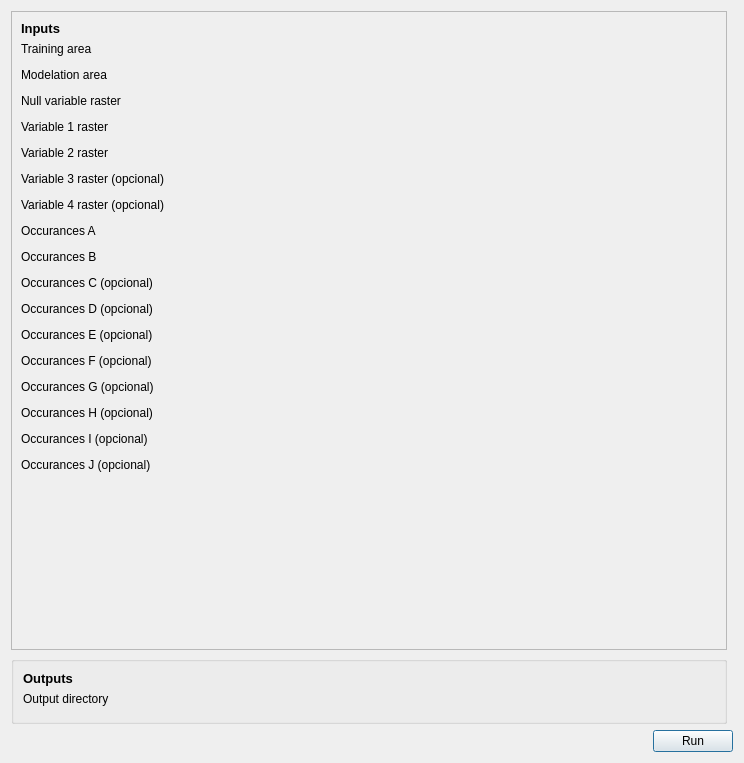
<?xml version="1.0" encoding="UTF-8"?>
<ui version="4.0">
 <class>SusceptibilityModelatorDialogBase</class>
 <widget class="QDialog" name="SusceptibilityModelatorDialogBase">
  <property name="geometry">
   <rect>
    <x>0</x>
    <y>0</y>
    <width>744</width>
    <height>763</height>
   </rect>
  </property>
  <property name="windowTitle">
   <string>Susceptibility Modelator</string>
  </property>
  <layout class="QGridLayout" name="gridLayout">
   <item row="0" column="0">
    <layout class="QVBoxLayout" name="verticalLayout_2">
     <item>
      <widget class="QScrollArea" name="scrollArea">
       <property name="minimumSize">
        <size>
         <width>0</width>
         <height>300</height>
        </size>
       </property>
       <property name="widgetResizable">
        <bool>true</bool>
       </property>
       <widget class="QWidget" name="scrollAreaWidgetContents">
        <property name="geometry">
         <rect>
          <x>0</x>
          <y>0</y>
          <width>690</width>
          <height>934</height>
         </rect>
        </property>
        <layout class="QGridLayout" name="gridLayout_2">
         <item row="27" column="0">
          <widget class="QLabel" name="label_3">
           <property name="text">
            <string>Occurances E (opcional)</string>
           </property>
          </widget>
         </item>
         <item row="33" column="0">
          <widget class="QLabel" name="label_11">
           <property name="text">
            <string>Occurances H (opcional)</string>
           </property>
          </widget>
         </item>
         <item row="9" column="0">
          <widget class="QLabel" name="label_16">
           <property name="text">
            <string>Variable 2 raster</string>
           </property>
          </widget>
         </item>
         <item row="32" column="0">
          <widget class="QgsFileWidget" name="occurances_G"/>
         </item>
         <item row="18" column="0">
          <widget class="QgsFileWidget" name="occurances_B">
           <property name="defaultRoot">
            <string>D:/biblioteca_suscetibilidade/_ardidas2017.tif</string>
           </property>
          </widget>
         </item>
         <item row="16" column="0">
          <widget class="QgsFileWidget" name="occurances_A">
           <property name="defaultRoot">
            <string>D:/biblioteca_suscetibilidade/_ardidas2018.tif</string>
           </property>
          </widget>
         </item>
         <item row="15" column="0">
          <widget class="QLabel" name="label_19">
           <property name="text">
            <string>Occurances A</string>
           </property>
          </widget>
         </item>
         <item row="23" column="0">
          <widget class="QgsFileWidget" name="occurances_D"/>
         </item>
         <item row="17" column="0" colspan="2">
          <widget class="QLabel" name="label_20">
           <property name="text">
            <string>Occurances B</string>
           </property>
          </widget>
         </item>
         <item row="21" column="0">
          <widget class="QLabel" name="label_23">
           <property name="text">
            <string>Occurances D (opcional)</string>
           </property>
          </widget>
         </item>
         <item row="19" column="0">
          <widget class="QLabel" name="label_22">
           <property name="text">
            <string>Occurances C (opcional)</string>
           </property>
          </widget>
         </item>
         <item row="29" column="0">
          <widget class="QLabel" name="label_7">
           <property name="text">
            <string>Occurances F (opcional)</string>
           </property>
          </widget>
         </item>
         <item row="20" column="0">
          <widget class="QgsFileWidget" name="occurances_C"/>
         </item>
         <item row="7" column="0">
          <widget class="QLabel" name="label_15">
           <property name="text">
            <string>Variable 1 raster</string>
           </property>
          </widget>
         </item>
         <item row="34" column="0">
          <widget class="QgsFileWidget" name="occurances_H"/>
         </item>
         <item row="31" column="0">
          <widget class="QLabel" name="label_10">
           <property name="text">
            <string>Occurances G (opcional)</string>
           </property>
          </widget>
         </item>
         <item row="35" column="0">
          <widget class="QLabel" name="label_8">
           <property name="text">
            <string>Occurances I (opcional)</string>
           </property>
          </widget>
         </item>
         <item row="28" column="0">
          <widget class="QgsFileWidget" name="occurances_E"/>
         </item>
         <item row="30" column="0">
          <widget class="QgsFileWidget" name="occurances_F"/>
         </item>
         <item row="37" column="0">
          <widget class="QLabel" name="label_9">
           <property name="text">
            <string>Occurances J (opcional)</string>
           </property>
          </widget>
         </item>
         <item row="36" column="0">
          <widget class="QgsFileWidget" name="occurances_I"/>
         </item>
         <item row="38" column="0">
          <widget class="QgsFileWidget" name="occurances_J"/>
         </item>
         <item row="10" column="0">
          <widget class="QgsFileWidget" name="variable_2_raster">
           <property name="defaultRoot">
            <string>D:/biblioteca_suscetibilidade/Declive.tif</string>
           </property>
          </widget>
         </item>
         <item row="6" column="0">
          <widget class="QgsFileWidget" name="null_variable_raster">
           <property name="defaultRoot">
            <string>D:/biblioteca_suscetibilidade/raster_nulo.tif</string>
           </property>
          </widget>
         </item>
         <item row="5" column="0">
          <widget class="QLabel" name="label_6">
           <property name="text">
            <string>Null variable raster</string>
           </property>
          </widget>
         </item>
         <item row="4" column="0">
          <widget class="QgsFileWidget" name="modelation_area">
           <property name="defaultRoot">
            <string notr="true">D:/biblioteca_suscetibilidade/FozCoa.shp</string>
           </property>
          </widget>
         </item>
         <item row="1" column="0">
          <widget class="QLabel" name="label_4">
           <property name="text">
            <string>Training area</string>
           </property>
          </widget>
         </item>
         <item row="2" column="0">
          <widget class="QgsFileWidget" name="training_area">
           <property name="fullUrl">
            <bool>false</bool>
           </property>
           <property name="dialogTitle">
            <string/>
           </property>
           <property name="defaultRoot">
            <string>D:/biblioteca_suscetibilidade/Area_treino_3.shp</string>
           </property>
          </widget>
         </item>
         <item row="3" column="0">
          <widget class="QLabel" name="label_5">
           <property name="text">
            <string>Modelation area</string>
           </property>
          </widget>
         </item>
         <item row="39" column="0">
          <spacer name="verticalSpacer">
           <property name="orientation">
            <enum>Qt::Vertical</enum>
           </property>
           <property name="sizeHint" stdset="0">
            <size>
             <width>20</width>
             <height>40</height>
            </size>
           </property>
          </spacer>
         </item>
         <item row="12" column="0">
          <widget class="QgsFileWidget" name="variable_3_raster"/>
         </item>
         <item row="8" column="0">
          <widget class="QgsFileWidget" name="variable_1_raster">
           <property name="defaultRoot">
            <string>D:/biblioteca_suscetibilidade/COS2018_N3.tif</string>
           </property>
          </widget>
         </item>
         <item row="14" column="0">
          <widget class="QgsFileWidget" name="variable_4_raster"/>
         </item>
         <item row="13" column="0">
          <widget class="QLabel" name="label_18">
           <property name="text">
            <string>Variable 4 raster (opcional)</string>
           </property>
          </widget>
         </item>
         <item row="11" column="0">
          <widget class="QLabel" name="label_17">
           <property name="text">
            <string>Variable 3 raster (opcional)</string>
           </property>
          </widget>
         </item>
         <item row="0" column="0">
          <widget class="QLabel" name="label">
           <property name="font">
            <font>
             <pointsize>10</pointsize>
             <weight>75</weight>
             <bold>true</bold>
            </font>
           </property>
           <property name="text">
            <string>Inputs</string>
           </property>
          </widget>
         </item>
        </layout>
       </widget>
      </widget>
     </item>
     <item>
      <widget class="QGroupBox" name="groupBox">
       <property name="title">
        <string/>
       </property>
       <layout class="QGridLayout" name="gridLayout_3">
        <item row="2" column="0">
         <widget class="QgsFileWidget" name="out_dir">
          <property name="defaultRoot">
           <string>D:/biblioteca_suscetibilidade/teste/</string>
          </property>
          <property name="storageMode">
           <enum>QgsFileWidget::GetDirectory</enum>
          </property>
         </widget>
        </item>
        <item row="1" column="0">
         <widget class="QLabel" name="label_24">
          <property name="text">
           <string>Output directory</string>
          </property>
         </widget>
        </item>
        <item row="0" column="0">
         <widget class="QLabel" name="label_2">
          <property name="font">
           <font>
            <pointsize>10</pointsize>
            <weight>75</weight>
            <bold>true</bold>
           </font>
          </property>
          <property name="text">
           <string>Outputs</string>
          </property>
         </widget>
        </item>
       </layout>
      </widget>
     </item>
    </layout>
   </item>
   <item row="1" column="0" colspan="2">
    <layout class="QVBoxLayout" name="verticalLayout">
     <item>
      <layout class="QHBoxLayout" name="horizontalLayout">
       <item>
        <spacer name="horizontalSpacer">
         <property name="orientation">
          <enum>Qt::Horizontal</enum>
         </property>
         <property name="sizeHint" stdset="0">
          <size>
           <width>40</width>
           <height>20</height>
          </size>
         </property>
        </spacer>
       </item>
       <item>
        <widget class="QPushButton" name="run_button">
         <property name="text">
          <string>Run</string>
         </property>
        </widget>
       </item>
      </layout>
     </item>
    </layout>
   </item>
  </layout>
 </widget>
 <customwidgets>
  <customwidget>
   <class>QgsFileWidget</class>
   <extends>QWidget</extends>
   <header>qgsfilewidget.h</header>
  </customwidget>
 </customwidgets>
 <resources/>
 <connections>
  <connection>
   <sender>run_button</sender>
   <signal>clicked()</signal>
   <receiver>SusceptibilityModelatorDialogBase</receiver>
   <slot>accept()</slot>
   <hints>
    <hint type="sourcelabel">
     <x>730</x>
     <y>718</y>
    </hint>
    <hint type="destinationlabel">
     <x>154</x>
     <y>696</y>
    </hint>
   </hints>
  </connection>
 </connections>
</ui>
